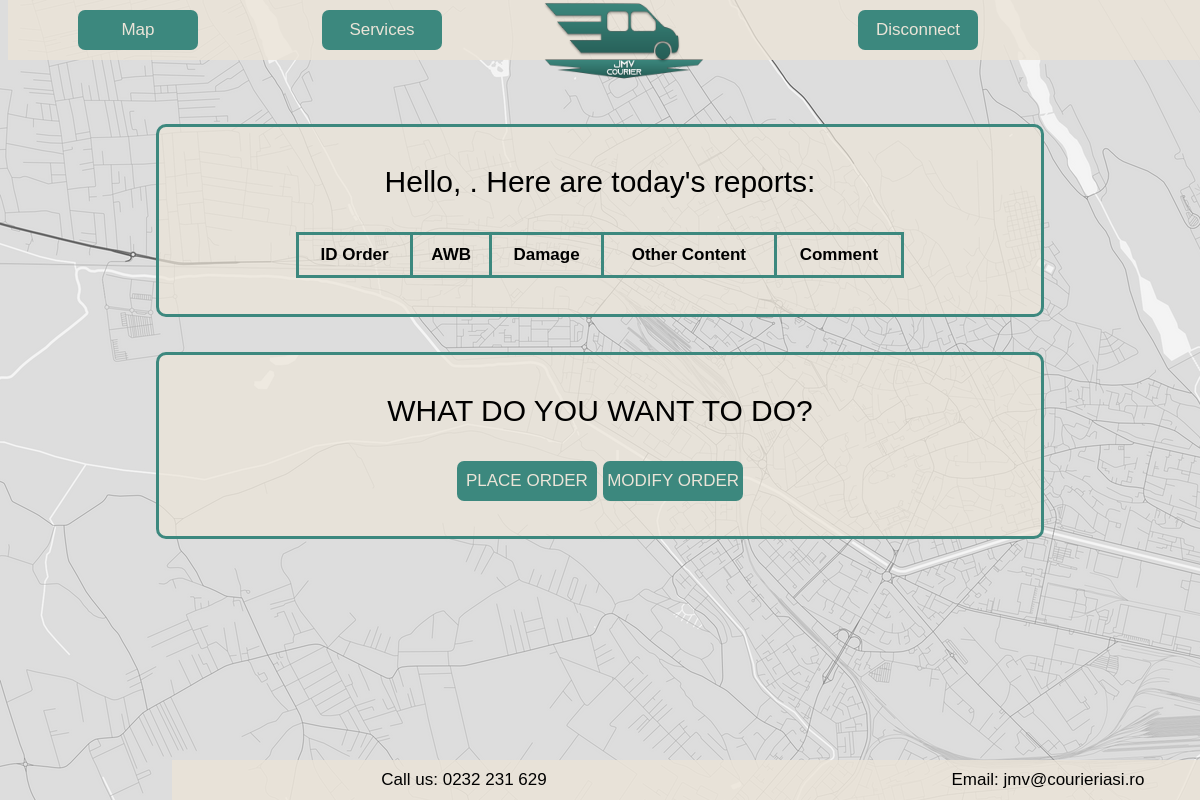
The page /backend/operator/index.php on the database as committed earlier.
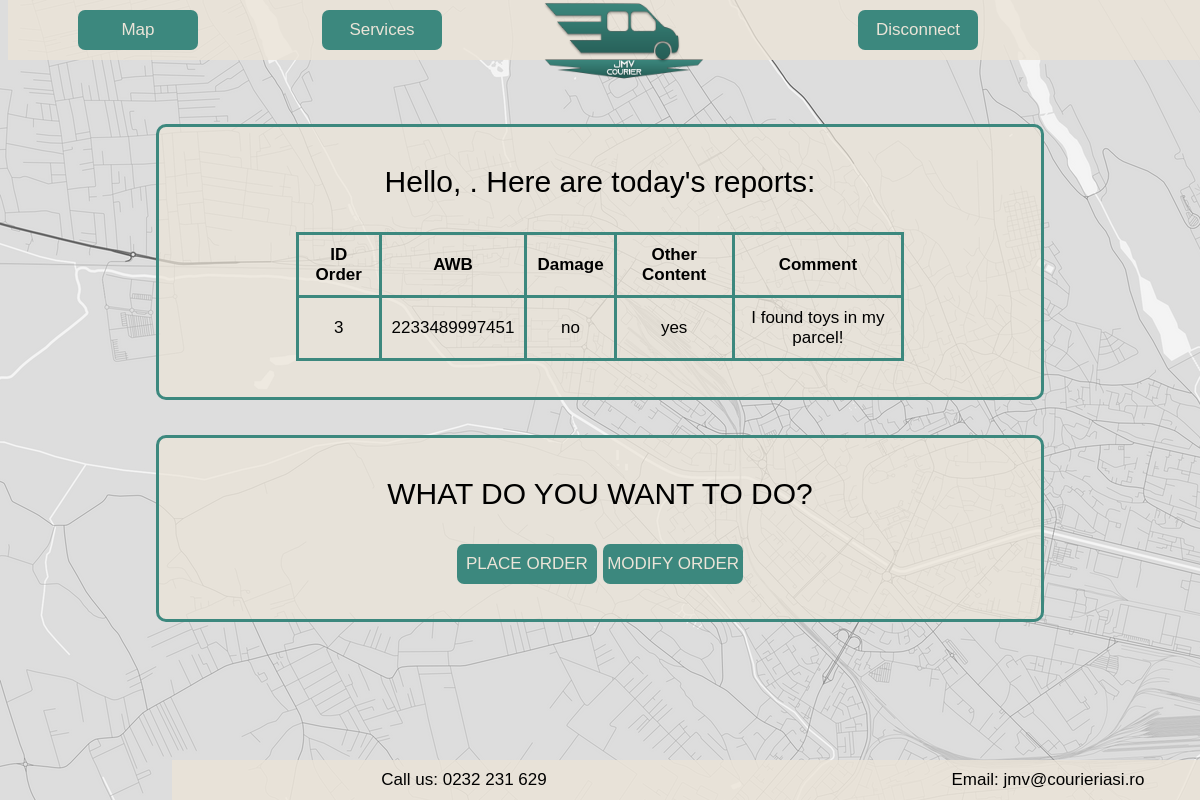
The same page on the database as committed later.
### tables this page shows
CREATE TABLE `reports` (
  `id_order` int(255) NOT NULL,
  `damage` varchar(5) NOT NULL,
  `other_content` varchar(5) NOT NULL,
  `comment` varchar(100) NOT NULL
);

CREATE TABLE `orders` (
  `id` int(11) NOT NULL,
  `name` varchar(50) NOT NULL,
  `phone_number` varchar(30) NOT NULL,
  `address` varchar(100) NOT NULL,
  `weight` varchar(30) NOT NULL,
  `content` varchar(100) NOT NULL,
  `standard/express` varchar(10) NOT NULL,
  `cash/account_reimbursement` varchar(25) NOT NULL,
  `amount` float DEFAULT NULL,
  `area` varchar(20) NOT NULL,
  `status` varchar(10) NOT NULL,
  `delivery_date` date NOT NULL,
  `delivery_hour` varchar(15) NOT NULL,
  `AWB` varchar(50) NOT NULL,
  `id_client` int(255) DEFAULT NULL
);

### backend/operator/display_operator_reports.php (the view)
<?php
require_once("../server/connection.php");
function display_operator_reports($username)
{
    global $mysql;
    $query = "select id_order, awb, damage, other_content, comment from reports join orders where id=id_order";
    if ($stmt = $mysql->prepare($query)) {
        $stmt->execute();
        $stmt->bind_result($id_order,$AWB, $damage, $other_content, $comment);
    }
    echo
        '<tr>
            <th style = "padding:10px">ID Order</th>
            <th style = "padding:10px">AWB</th>
            <th style = "padding:10px">Damage</th>
            <th style = "padding:10px">Other Content</th>
            <th style = "padding:10px">Comment</th>
        </tr>';
    while ($stmt->fetch()) {
        echo '<tr>';
            echo '<td style = "padding:10px">' . $id_order . '</td>';
            echo '<td style = "padding:10px">' . $AWB . '</td>';
            echo '<td style = "padding:10px">' . $damage . '</td>';
            echo '<td style = "padding:10px">' . $other_content . '</td>';
            echo '<td style = "padding:10px">' . $comment . '</td>';
            echo '</tr>';
    }
}

### backend/includes/header_for_accounts.php (shortened to what this page needs)
<!DOCTYPE html>
<html lang="en">
<head>
    <link rel="stylesheet" href="../public/style.css">
</head>
<body>
<header role="banner">
    <div class="nav-bar">
        <a class="nav-left button" href="../public/map.php">Map</a>
        <a class="nav-left button" href="../public/services.php">Services</a>
        <a class="nav-right-center button" href="../public/index.php?logout='1'">Disconnect</a>
    </div>
    <div class="logo">
        <img src="../../resources/Logo.png" width="182" height="82" alt="Logo"/>
    </div>
</header>

### backend/operator/index.php (shortened to what this page needs)
<?php
require_once '../includes/header_for_accounts.php';
include("display_operator_reports.php");
?>
<div class="middle-box">
    <div class="starter">
        <p id="title">Hello, <?php echo $_SESSION['username'];?>. Here are today's reports:</p>
        <table id="operator-reports">
            <?php display_operator_reports($_SESSION['username'])?>
        </table>
    </div>
    <div class="starter">
        <div id="plan-order">
            <p id="title">WHAT DO YOU WANT TO DO?</p>
            <div id="add-order" style="text-align: center;">
                <a class="button" onclick="displayAddOrder()" style="width: 140px">PLACE ORDER</a>
                <a class="button" onclick="displayModifyOrder()" style="width: 140px">MODIFY ORDER</a>
            </div>
        </div>
    </div>
</div>
<?php
require_once '../includes/footer.php';
?>

### backend/includes/footer.php
<footer>
    <div class="container">
        <a class="column">Call us: 0232 231 629</a>
        <a class="column">Email: jmv@courieriasi.ro</a>
    </div>
</footer>

### backend/public/style.css (style rules this page uses)
body { background-image: url('../../resources/Background.png'); background-repeat: no-repeat; background-attachment: fixed; margin-bottom: 50px; margin-top: 100px; }
.logo { float: none; left: 52%; transform: translate(-50%, 0%); top: 0; position: fixed; z-index: +1; }
.button { text-decoration: none; background: #3c887e; border-radius: 7px; width: 120px; height: 40px; color: #ebe4d8; font: normal normal 17px/40px "Ubuntu", sans-serif; text-align: center; display: inline-block; }
.nav-bar { background-color: rgba(235, 228, 216, 0.8); overflow: hidden; padding: 10px; position: fixed; top: 0; width: 100%; z-index: +1; }
.nav-left { margin-left: 5%; margin-right: 5%; }
.nav-right-center { float: right; margin-right: 20% }
.middle-box { position: relative; padding-top: 10%; font-size: 25px; width: 75%; margin-left: auto; margin-right: auto; padding: 2%; }
.starter { background-color: rgba(235, 228, 216, 0.7); border-color: #3c887e; border-style: solid; border-radius: 10px; padding: 4%; margin-bottom: 4%; }
#title { font: normal normal 17px/40px "Ubuntu", sans-serif; font-size: 30px; text-align: center; margin-top: 0%; }
table { border-collapse:collapse; width: 75%; margin-left: auto; margin-right: auto; font-family: "Ubuntu", sans-serif; font-size: 17px; margin-top: 1%; }
td, th { text-align: center; padding: 1%; border-radius: 10px; border-color:#3c887e; border-style: solid; }
.container { padding: 16px; }
::placeholder { color:rgba(235, 228, 216, 0.7); }
footer { text-align: center; position: fixed; bottom: 0; width: 100%; }
.column { background-color: rgba(235, 228, 216, 0.8); float: left; width: 50%; font: normal normal 17px/40px "Ubuntu", sans-serif; text-decoration: none; color: black; }

Rows that differ between the two databases and show on the page:
added reports: id_order "3", id_order.AWB "2233489997451", damage "no", other_content "yes", comment "I found toys in my parcel!"
